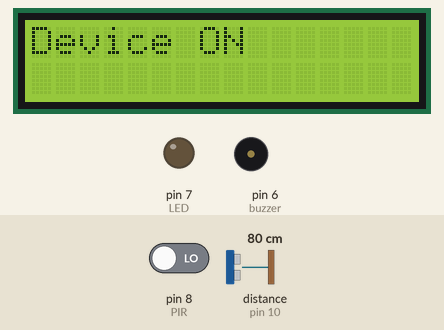
Simulated run of this sketch. Board: Arduino Uno, built with avr-gcc and run on an emulated ATmega328P. Parts: 16×2 character LCD, output pins drawn as LEDs (lit = HIGH), buzzer (waves = sounding, pin HIGH). Wiring (inferred from the names in the program): ultrasonic range finder: trigger pin 9; echo pin 10. The inputs (shaded band) are chosen by the test bench; at power-on: pin 8 (PIR) LOW, distance to the obstacle (sensor on pin 10) 80 cm. The echo pulse lasts 58.3 µs per cm; pins used as bus, display or sensor lines are not drawn.

Above: at 0.1 s.
At 2.1 s:
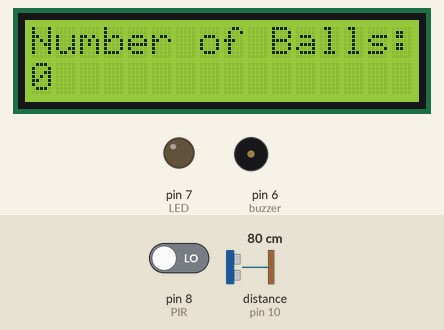

The sketch:

netless_basketball_code.ino
```cpp
/*
Author: Rony Tsirkel
Date: 12/1/2023
Purpose: Detects when an object moves in front of the sensors. Once an object is detected make a sound, flash an LED, and increment a counter.
*/

#include <Wire.h>
#include <hd44780.h>
#include <hd44780ioClass/hd44780_I2Cexp.h> // i2c expander i/o class header
hd44780_I2Cexp lcd; // correct LCD setup

int LED = 7;
int buzzer = 6;
int PIR = 8;
int pirstate = 0;
int echo = 10;
int ping = 9;
int pirV = 0;
int count = 0;

void setup() {
  pinMode(LED, OUTPUT);
  pinMode(buzzer, OUTPUT);
  pinMode(ping, OUTPUT);
  pinMode(echo, INPUT);
  pinMode(PIR, INPUT);

  lcd.begin(16, 2);

  turnOn();
}

//Prints a starting message that informs the user that the device is on
void turnOn() {
  lcd.clear();
  lcd.setCursor(0, 0);
  lcd.print("Device ON");

  delay(2000);
}

void loop() {
  long duration, inches;

  lcd.setCursor(0, 0);
  lcd.print("Number of Balls:");
  lcd.setCursor(0, 1);
  lcd.print(count);

  digitalWrite(ping, LOW);
  delayMicroseconds(2);
  digitalWrite(ping, HIGH);
  delayMicroseconds(10);
  digitalWrite(ping, LOW);

  duration = pulseIn(echo, HIGH);
  inches = MicrosecondsToInches(duration);

  pirV = digitalRead(PIR);
  if (pirV == HIGH) {
    if (pirstate == LOW) {
      if (inches <= 18) {//Average baskeball hoop diameter is 18 inches
        //Ball has been detected

        digitalWrite(LED, HIGH);
        count++;
        tone(buzzer, 2000, 200);
        delay(500);
        tone(buzzer, 2000, 200);
        delay(500);
        tone(buzzer, 2000, 200);

        pirstate = HIGH;
      }
    }
  } else {
    if (pirstate == HIGH) {
      //No ball in sight
      digitalWrite(LED, LOW);
      noTone(buzzer);

      pirstate = LOW;
    }
  }
}

long MicrosecondsToInches(long microseconds) {
  return microseconds / 74 / 2;
}
```
